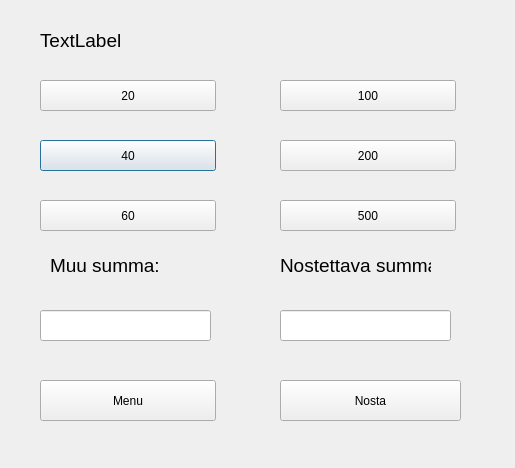
<?xml version="1.0" encoding="UTF-8"?>
<ui version="4.0">
 <class>Nosto_Credit</class>
 <widget class="QDialog" name="Nosto_Credit">
  <property name="geometry">
   <rect>
    <x>0</x>
    <y>0</y>
    <width>515</width>
    <height>468</height>
   </rect>
  </property>
  <property name="windowTitle">
   <string>Dialog</string>
  </property>
  <widget class="QLineEdit" name="muuSumma">
   <property name="geometry">
    <rect>
     <x>40</x>
     <y>310</y>
     <width>171</width>
     <height>31</height>
    </rect>
   </property>
  </widget>
  <widget class="QPushButton" name="btn40_2">
   <property name="geometry">
    <rect>
     <x>40</x>
     <y>140</y>
     <width>176</width>
     <height>31</height>
    </rect>
   </property>
   <property name="styleSheet">
    <string notr="true">QPushButton {

  background-color:  #C0C0C0;
    border-style: outset;
    border-width: 2px;
    border-radius: 10px;
    border-color: beige;
    min-width: 10em;
    padding: 6px;
	color: black;
}♣

QPushButton:pressed {

  background-color:  #808080;
    border-style: outset;
    border-width: 2px;
    border-radius: 10px;
    border-color: beige;
    min-width: 10em;
    padding: 6px;
	color: black;
}♣QPushButton {

  background-color:  #C0C0C0;
    border-style: outset;
    border-width: 2px;
    border-radius: 10px;
    border-color: beige;
    min-width: 10em;
    padding: 6px;
	color: black;
}♣

QPushButton:pressed {

  background-color:  #808080;
    border-style: outset;
    border-width: 2px;
    border-radius: 10px;
    border-color: beige;
    min-width: 10em;
    padding: 6px;
	color: black;
}♣</string>
   </property>
   <property name="text">
    <string>40</string>
   </property>
  </widget>
  <widget class="QPushButton" name="btn100_2">
   <property name="geometry">
    <rect>
     <x>280</x>
     <y>80</y>
     <width>176</width>
     <height>31</height>
    </rect>
   </property>
   <property name="styleSheet">
    <string notr="true">QPushButton {

  background-color:  #C0C0C0;
    border-style: outset;
    border-width: 2px;
    border-radius: 10px;
    border-color: beige;
    min-width: 10em;
    padding: 6px;
	color: black;
}♣

QPushButton:pressed {

  background-color:  #808080;
    border-style: outset;
    border-width: 2px;
    border-radius: 10px;
    border-color: beige;
    min-width: 10em;
    padding: 6px;
	color: black;
}♣QPushButton {

  background-color:  #C0C0C0;
    border-style: outset;
    border-width: 2px;
    border-radius: 10px;
    border-color: beige;
    min-width: 10em;
    padding: 6px;
	color: black;
}♣

QPushButton:pressed {

  background-color:  #808080;
    border-style: outset;
    border-width: 2px;
    border-radius: 10px;
    border-color: beige;
    min-width: 10em;
    padding: 6px;
	color: black;
}♣</string>
   </property>
   <property name="text">
    <string>100</string>
   </property>
  </widget>
  <widget class="QLabel" name="label_2">
   <property name="geometry">
    <rect>
     <x>50</x>
     <y>250</y>
     <width>151</width>
     <height>31</height>
    </rect>
   </property>
   <property name="font">
    <font>
     <pointsize>14</pointsize>
    </font>
   </property>
   <property name="text">
    <string>Muu summa:</string>
   </property>
  </widget>
  <widget class="QPushButton" name="btn500_2">
   <property name="geometry">
    <rect>
     <x>280</x>
     <y>200</y>
     <width>176</width>
     <height>31</height>
    </rect>
   </property>
   <property name="styleSheet">
    <string notr="true">QPushButton {

  background-color:  #C0C0C0;
    border-style: outset;
    border-width: 2px;
    border-radius: 10px;
    border-color: beige;
    min-width: 10em;
    padding: 6px;
	color: black;
}♣

QPushButton:pressed {

  background-color:  #808080;
    border-style: outset;
    border-width: 2px;
    border-radius: 10px;
    border-color: beige;
    min-width: 10em;
    padding: 6px;
	color: black;
}♣QPushButton {

  background-color:  #C0C0C0;
    border-style: outset;
    border-width: 2px;
    border-radius: 10px;
    border-color: beige;
    min-width: 10em;
    padding: 6px;
	color: black;
}♣

QPushButton:pressed {

  background-color:  #808080;
    border-style: outset;
    border-width: 2px;
    border-radius: 10px;
    border-color: beige;
    min-width: 10em;
    padding: 6px;
	color: black;
}♣</string>
   </property>
   <property name="text">
    <string>500</string>
   </property>
  </widget>
  <widget class="QPushButton" name="btn200_2">
   <property name="geometry">
    <rect>
     <x>280</x>
     <y>140</y>
     <width>176</width>
     <height>31</height>
    </rect>
   </property>
   <property name="styleSheet">
    <string notr="true">QPushButton {

  background-color:  #C0C0C0;
    border-style: outset;
    border-width: 2px;
    border-radius: 10px;
    border-color: beige;
    min-width: 10em;
    padding: 6px;
	color: black;
}♣

QPushButton:pressed {

  background-color:  #808080;
    border-style: outset;
    border-width: 2px;
    border-radius: 10px;
    border-color: beige;
    min-width: 10em;
    padding: 6px;
	color: black;
}♣QPushButton {

  background-color:  #C0C0C0;
    border-style: outset;
    border-width: 2px;
    border-radius: 10px;
    border-color: beige;
    min-width: 10em;
    padding: 6px;
	color: black;
}♣

QPushButton:pressed {

  background-color:  #808080;
    border-style: outset;
    border-width: 2px;
    border-radius: 10px;
    border-color: beige;
    min-width: 10em;
    padding: 6px;
	color: black;
}♣</string>
   </property>
   <property name="text">
    <string>200</string>
   </property>
  </widget>
  <widget class="QPushButton" name="btnNosta_2">
   <property name="geometry">
    <rect>
     <x>280</x>
     <y>380</y>
     <width>181</width>
     <height>41</height>
    </rect>
   </property>
   <property name="styleSheet">
    <string notr="true">QPushButton {

  background-color:  #C0C0C0;
    border-style: outset;
    border-width: 2px;
    border-radius: 10px;
    border-color: beige;
    min-width: 10em;
    padding: 6px;
	color: black;
}♣

QPushButton:pressed {

  background-color:  #808080;
    border-style: outset;
    border-width: 2px;
    border-radius: 10px;
    border-color: beige;
    min-width: 10em;
    padding: 6px;
	color: black;
}♣QPushButton {

  background-color:  #C0C0C0;
    border-style: outset;
    border-width: 2px;
    border-radius: 10px;
    border-color: beige;
    min-width: 10em;
    padding: 6px;
	color: black;
}♣

QPushButton:pressed {

  background-color:  #808080;
    border-style: outset;
    border-width: 2px;
    border-radius: 10px;
    border-color: beige;
    min-width: 10em;
    padding: 6px;
	color: black;
}♣</string>
   </property>
   <property name="text">
    <string>Nosta</string>
   </property>
  </widget>
  <widget class="QPushButton" name="btn20_2">
   <property name="geometry">
    <rect>
     <x>40</x>
     <y>80</y>
     <width>176</width>
     <height>31</height>
    </rect>
   </property>
   <property name="styleSheet">
    <string notr="true">QPushButton {

  background-color:  #C0C0C0;
    border-style: outset;
    border-width: 2px;
    border-radius: 10px;
    border-color: beige;
    min-width: 10em;
    padding: 6px;
	color: black;
}♣

QPushButton:pressed {

  background-color:  #808080;
    border-style: outset;
    border-width: 2px;
    border-radius: 10px;
    border-color: beige;
    min-width: 10em;
    padding: 6px;
	color: black;
}♣QPushButton {

  background-color:  #C0C0C0;
    border-style: outset;
    border-width: 2px;
    border-radius: 10px;
    border-color: beige;
    min-width: 10em;
    padding: 6px;
	color: black;
}♣

QPushButton:pressed {

  background-color:  #808080;
    border-style: outset;
    border-width: 2px;
    border-radius: 10px;
    border-color: beige;
    min-width: 10em;
    padding: 6px;
	color: black;
}♣</string>
   </property>
   <property name="text">
    <string>20</string>
   </property>
  </widget>
  <widget class="QPushButton" name="btn60_2">
   <property name="geometry">
    <rect>
     <x>40</x>
     <y>200</y>
     <width>176</width>
     <height>31</height>
    </rect>
   </property>
   <property name="styleSheet">
    <string notr="true">QPushButton {

  background-color:  #C0C0C0;
    border-style: outset;
    border-width: 2px;
    border-radius: 10px;
    border-color: beige;
    min-width: 10em;
    padding: 6px;
	color: black;
}♣

QPushButton:pressed {

  background-color:  #808080;
    border-style: outset;
    border-width: 2px;
    border-radius: 10px;
    border-color: beige;
    min-width: 10em;
    padding: 6px;
	color: black;
}♣QPushButton {

  background-color:  #C0C0C0;
    border-style: outset;
    border-width: 2px;
    border-radius: 10px;
    border-color: beige;
    min-width: 10em;
    padding: 6px;
	color: black;
}♣

QPushButton:pressed {

  background-color:  #808080;
    border-style: outset;
    border-width: 2px;
    border-radius: 10px;
    border-color: beige;
    min-width: 10em;
    padding: 6px;
	color: black;
}♣</string>
   </property>
   <property name="text">
    <string>60</string>
   </property>
  </widget>
  <widget class="QPushButton" name="btnMenu_2">
   <property name="geometry">
    <rect>
     <x>40</x>
     <y>380</y>
     <width>176</width>
     <height>41</height>
    </rect>
   </property>
   <property name="styleSheet">
    <string notr="true">QPushButton {

  background-color:  #C0C0C0;
    border-style: outset;
    border-width: 2px;
    border-radius: 10px;
    border-color: beige;
    min-width: 10em;
    padding: 6px;
	color: black;
}♣

QPushButton:pressed {

  background-color:  #808080;
    border-style: outset;
    border-width: 2px;
    border-radius: 10px;
    border-color: beige;
    min-width: 10em;
    padding: 6px;
	color: black;
}♣QPushButton {

  background-color:  #C0C0C0;
    border-style: outset;
    border-width: 2px;
    border-radius: 10px;
    border-color: beige;
    min-width: 10em;
    padding: 6px;
	color: black;
}♣

QPushButton:pressed {

  background-color:  #808080;
    border-style: outset;
    border-width: 2px;
    border-radius: 10px;
    border-color: beige;
    min-width: 10em;
    padding: 6px;
	color: black;
}♣</string>
   </property>
   <property name="text">
    <string>Menu</string>
   </property>
  </widget>
  <widget class="QLabel" name="lblDebit_nostosumma_2">
   <property name="geometry">
    <rect>
     <x>280</x>
     <y>250</y>
     <width>151</width>
     <height>31</height>
    </rect>
   </property>
   <property name="font">
    <font>
     <pointsize>14</pointsize>
    </font>
   </property>
   <property name="text">
    <string>Nostettava summa:</string>
   </property>
  </widget>
  <widget class="QLineEdit" name="CreditDisplay">
   <property name="geometry">
    <rect>
     <x>280</x>
     <y>310</y>
     <width>171</width>
     <height>31</height>
    </rect>
   </property>
   <property name="font">
    <font>
     <pointsize>14</pointsize>
    </font>
   </property>
   <property name="maxLength">
    <number>3</number>
   </property>
  </widget>
  <widget class="QLabel" name="lblkayttaja_2">
   <property name="geometry">
    <rect>
     <x>40</x>
     <y>30</y>
     <width>331</width>
     <height>21</height>
    </rect>
   </property>
   <property name="font">
    <font>
     <pointsize>14</pointsize>
    </font>
   </property>
   <property name="text">
    <string>TextLabel</string>
   </property>
  </widget>
  <widget class="QLabel" name="lblCredit">
   <property name="geometry">
    <rect>
     <x>310</x>
     <y>440</y>
     <width>151</width>
     <height>21</height>
    </rect>
   </property>
   <property name="font">
    <font>
     <pointsize>14</pointsize>
    </font>
   </property>
   <property name="text">
    <string/>
   </property>
  </widget>
 </widget>
 <resources/>
 <connections/>
</ui>
